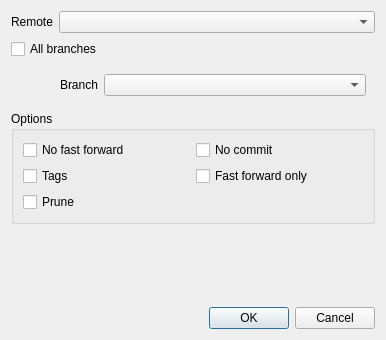
<?xml version="1.0" encoding="UTF-8"?>
<ui version="4.0">
 <class>FetchDialog</class>
 <widget class="QDialog" name="FetchDialog">
  <property name="geometry">
   <rect>
    <x>0</x>
    <y>0</y>
    <width>386</width>
    <height>340</height>
   </rect>
  </property>
  <property name="windowTitle">
   <string>Fetch from origin</string>
  </property>
  <property name="windowIcon">
   <iconset theme="kommit"/>
  </property>
  <layout class="QVBoxLayout" name="verticalLayout">
   <item>
    <layout class="QHBoxLayout" name="horizontalLayout_2">
     <item>
      <widget class="QLabel" name="label">
       <property name="sizePolicy">
        <sizepolicy hsizetype="Maximum" vsizetype="Preferred">
         <horstretch>0</horstretch>
         <verstretch>0</verstretch>
        </sizepolicy>
       </property>
       <property name="text">
        <string>Remote</string>
       </property>
      </widget>
     </item>
     <item>
      <widget class="QComboBox" name="comboBoxRemote"/>
     </item>
    </layout>
   </item>
   <item>
    <widget class="QCheckBox" name="checkBoxAllBranches">
     <property name="text">
      <string>All branches</string>
     </property>
    </widget>
   </item>
   <item>
    <widget class="QWidget" name="" native="true">
     <layout class="QHBoxLayout" name="horizontalLayout">
      <item>
       <spacer name="horizontalSpacer">
        <property name="orientation">
         <enum>Qt::Horizontal</enum>
        </property>
        <property name="sizeType">
         <enum>QSizePolicy::Fixed</enum>
        </property>
        <property name="sizeHint" stdset="0">
         <size>
          <width>40</width>
          <height>20</height>
         </size>
        </property>
       </spacer>
      </item>
      <item>
       <widget class="QLabel" name="label_2">
        <property name="sizePolicy">
         <sizepolicy hsizetype="Maximum" vsizetype="Preferred">
          <horstretch>0</horstretch>
          <verstretch>0</verstretch>
         </sizepolicy>
        </property>
        <property name="text">
         <string>Branch</string>
        </property>
       </widget>
      </item>
      <item>
       <widget class="QComboBox" name="comboBoxBranch"/>
      </item>
     </layout>
    </widget>
   </item>
   <item>
    <widget class="QGroupBox" name="groupBox">
     <property name="title">
      <string>Options</string>
     </property>
     <layout class="QGridLayout" name="gridLayout">
      <item row="0" column="0">
       <widget class="QCheckBox" name="checkBoxNoFastForward">
        <property name="text">
         <string>No fast forward</string>
        </property>
       </widget>
      </item>
      <item row="0" column="1">
       <widget class="QCheckBox" name="checkBoxNoCommit">
        <property name="text">
         <string>No commit</string>
        </property>
       </widget>
      </item>
      <item row="1" column="0">
       <widget class="QCheckBox" name="checkBoxTags">
        <property name="text">
         <string>Tags</string>
        </property>
       </widget>
      </item>
      <item row="1" column="1">
       <widget class="QCheckBox" name="checkBoxFastForwardOnly">
        <property name="text">
         <string>Fast forward only</string>
        </property>
       </widget>
      </item>
      <item row="2" column="0">
       <widget class="QCheckBox" name="checkBoxPrune">
        <property name="text">
         <string>Prune</string>
        </property>
       </widget>
      </item>
     </layout>
    </widget>
   </item>
   <item>
    <spacer name="verticalSpacer">
     <property name="orientation">
      <enum>Qt::Vertical</enum>
     </property>
     <property name="sizeHint" stdset="0">
      <size>
       <width>20</width>
       <height>40</height>
      </size>
     </property>
    </spacer>
   </item>
   <item>
    <widget class="QDialogButtonBox" name="buttonBox">
     <property name="orientation">
      <enum>Qt::Horizontal</enum>
     </property>
     <property name="standardButtons">
      <set>QDialogButtonBox::Cancel|QDialogButtonBox::Ok</set>
     </property>
    </widget>
   </item>
  </layout>
 </widget>
 <resources/>
 <connections>
  <connection>
   <sender>buttonBox</sender>
   <signal>rejected()</signal>
   <receiver>FetchDialog</receiver>
   <slot>reject()</slot>
   <hints>
    <hint type="sourcelabel">
     <x>325</x>
     <y>394</y>
    </hint>
    <hint type="destinationlabel">
     <x>286</x>
     <y>274</y>
    </hint>
   </hints>
  </connection>
  <connection>
   <sender>checkBoxAllBranches</sender>
   <signal>toggled(bool)</signal>
   <receiver></receiver>
   <slot>setDisabled(bool)</slot>
   <hints>
    <hint type="sourcelabel">
     <x>51</x>
     <y>105</y>
    </hint>
    <hint type="destinationlabel">
     <x>100</x>
     <y>136</y>
    </hint>
   </hints>
  </connection>
 </connections>
</ui>
